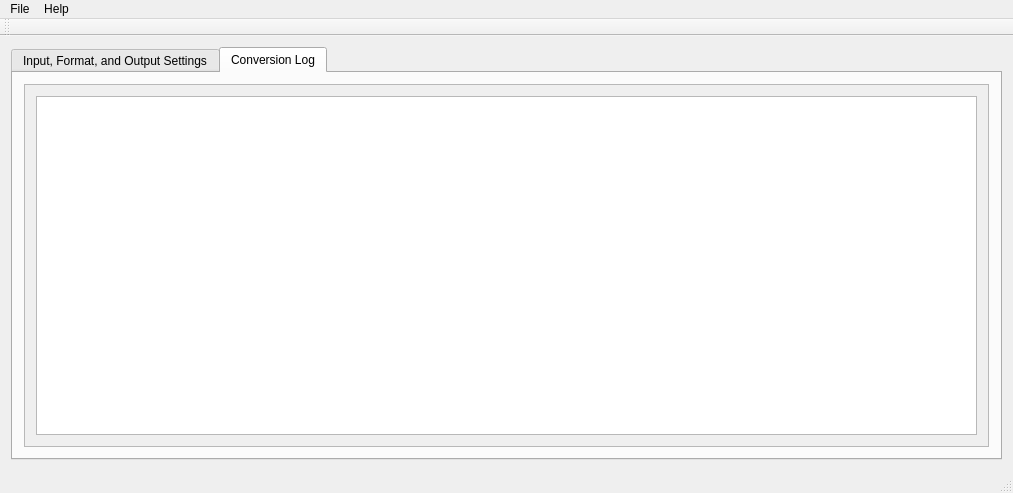
<?xml version="1.0" encoding="UTF-8"?>
<ui version="4.0">
 <class>PstoeditQtGuiClass</class>
 <widget class="QMainWindow" name="PstoeditQtGuiClass">
  <property name="geometry">
   <rect>
    <x>0</x>
    <y>0</y>
    <width>1013</width>
    <height>490</height>
   </rect>
  </property>
  <property name="windowTitle">
   <string>PstoeditQtGui</string>
  </property>
  <property name="windowIcon">
   <iconset resource="PstoeditQtGui.qrc">
    <normaloff>:/PstoeditQtGui/pstoeditlogo-medium.ico</normaloff>:/PstoeditQtGui/pstoeditlogo-medium.ico</iconset>
  </property>
  <property name="styleSheet">
   <string notr="true"/>
  </property>
  <widget class="QWidget" name="centralWidget">
   <property name="minimumSize">
    <size>
     <width>745</width>
     <height>435</height>
    </size>
   </property>
   <property name="styleSheet">
    <string notr="true"/>
   </property>
   <layout class="QHBoxLayout" name="horizontalLayout_3">
    <item>
     <widget class="QTabWidget" name="tabWidget">
      <property name="currentIndex">
       <number>1</number>
      </property>
      <widget class="QWidget" name="tab_ifo">
       <attribute name="title">
        <string>Input, Format, and Output Settings</string>
       </attribute>
       <layout class="QHBoxLayout" name="horizontalLayout">
        <item>
         <widget class="QWidget" name="formWidget" native="true">
          <layout class="QFormLayout" name="formLayout"/>
         </widget>
        </item>
       </layout>
      </widget>
      <widget class="QWidget" name="tab_log">
       <attribute name="title">
        <string>Conversion Log</string>
       </attribute>
       <layout class="QVBoxLayout" name="verticalLayout">
        <item>
         <widget class="QScrollArea" name="scrollArea">
          <property name="widgetResizable">
           <bool>true</bool>
          </property>
          <widget class="QWidget" name="scrollAreaWidgetContents">
           <property name="geometry">
            <rect>
             <x>0</x>
             <y>0</y>
             <width>969</width>
             <height>368</height>
            </rect>
           </property>
           <layout class="QHBoxLayout" name="horizontalLayout_2">
            <item>
             <widget class="QPlainTextEdit" name="logWidget"/>
            </item>
           </layout>
          </widget>
         </widget>
        </item>
       </layout>
      </widget>
     </widget>
    </item>
   </layout>
  </widget>
  <widget class="QMenuBar" name="menuBar">
   <property name="geometry">
    <rect>
     <x>0</x>
     <y>0</y>
     <width>1013</width>
     <height>22</height>
    </rect>
   </property>
   <widget class="QMenu" name="menuHelp">
    <property name="title">
     <string>Help</string>
    </property>
    <addaction name="actionOpen_Help_Manual"/>
    <addaction name="actionAbout"/>
    <addaction name="actionGet_Support_or_open_a_Ticket"/>
    <addaction name="actionSupport_Pstoedit_Development_and_Maintenance"/>
    <addaction name="actionCheck_for_Updates"/>
    <addaction name="actionAbout_Qt"/>
   </widget>
   <widget class="QMenu" name="menuFile">
    <property name="title">
     <string>File</string>
    </property>
    <addaction name="actionSelectFiles"/>
    <addaction name="actionQuit"/>
   </widget>
   <addaction name="menuFile"/>
   <addaction name="menuHelp"/>
  </widget>
  <widget class="QToolBar" name="mainToolBar">
   <attribute name="toolBarArea">
    <enum>TopToolBarArea</enum>
   </attribute>
   <attribute name="toolBarBreak">
    <bool>false</bool>
   </attribute>
  </widget>
  <widget class="QStatusBar" name="statusBar"/>
  <action name="actionOpen_Help_Manual">
   <property name="text">
    <string>Pstoedit Documentation</string>
   </property>
  </action>
  <action name="actionAbout">
   <property name="text">
    <string>About Pstoedit</string>
   </property>
  </action>
  <action name="actionSelectFiles">
   <property name="text">
    <string>Select file(s) to be converted</string>
   </property>
  </action>
  <action name="actionQuit">
   <property name="text">
    <string>Quit</string>
   </property>
  </action>
  <action name="actionSupport_Pstoedit_Development_and_Maintenance">
   <property name="text">
    <string>Support Pstoedit Development and Maintenance</string>
   </property>
  </action>
  <action name="actionCheck_for_Updates">
   <property name="text">
    <string>Check for Updates</string>
   </property>
  </action>
  <action name="actionAbout_Qt">
   <property name="text">
    <string>About Qt</string>
   </property>
  </action>
  <action name="actionGet_Support_or_open_a_Ticket">
   <property name="text">
    <string>Get Support or open a Ticket</string>
   </property>
  </action>
 </widget>
 <layoutdefault spacing="6" margin="11"/>
 <resources>
  <include location="PstoeditQtGui.qrc"/>
 </resources>
 <connections/>
</ui>
